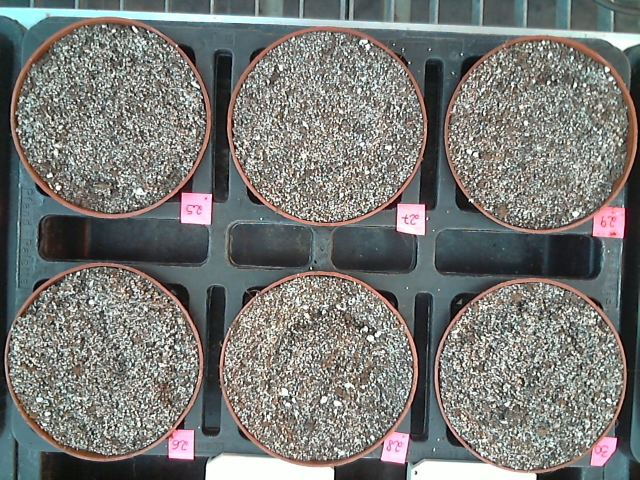
#> input picture data/farmbot_tray/1018.0_69.0_0.0_2024-02-15T11.jpeg, 1280 x 960 px (shown at 1/2 size); its folder holds only this picture in this run
$ jupyter execute GenRandomWateringPoints_cv2_only.ipynb
#> lines starting #> are read from the running program, lines starting #| are printed output that depends on the picture; after the words box and inside, x2 and y2 are one past the last pixel; in counts of white or black regions, pixels touching at a corner belong together
[cell 1]
import os
import cv2
from matplotlib import pyplot as plt
import numpy as np
import numpy as np
from plantcv import plantcv as pcv
import time
import math
import random

# Define constants
IMAGE_DIR = '../data/farmbot_tray/'
IMAGE_EXT = ('.jpg', '.jpeg', '.png')
IMAGE_WIDTH = 1280 # in pixels
IMAGE_HEIGHT = 960 # in pixels
TRAY_CENTER_X = 0.0 # in mm, this will be updated later
TRAY_CENTER_Y = 0.0 # in mm, this will be updated later
TRAY_CENTER_Z = 0.0 # in mm, this will be updated later
DIA_OF_POT = 60 # in mm
DIA_OF_ROI = 50 # in mm DIAMETER OF REGION OF INTEREST (ROI), should be less than DIA_OF_POT
LENGTH_TRAY_A = 150 # in mm
LENGTH_TRAY_B = 135 # in mm
ROTATION_ANGLE = -2 # in degrees
RATIO_MM2PIX = 3.2 # in pixels per mm
OFF_SET_CAM_X = 0 # in mm
OFF_SET_CAM_Y = 5 # in mm

def rotate(x, y, angle):
    x_new = int(x * np.cos(np.radians(-angle)))
    y_new = int(y * np.sin(np.radians(-angle)))
    return x_new, y_new

def de_ref(x, y, angle, x0, y0):
    a = np.tan(np.radians(angle))*y
    x_new = x0 + int((x-a)*np.cos(np.radians(angle)))
    y_new = y0 - int(y/np.cos(np.radians(angle)) + (x-a)*np.sin(np.radians(angle)))
    return x_new, y_new

def plt_img_show(img):
    plt.figure()
    plt.imshow(cv2.cvtColor(img, cv2.COLOR_BGR2RGB))
    plt.show()

# Get the list of files in the directory
file_list = os.listdir(IMAGE_DIR)

# Filter out non-image files
image_files = [file for file in file_list if file.endswith(IMAGE_EXT)]

# Sort the image files alphabetically
image_files.sort()

# Read the first image file
if image_files:
    first_image_path = os.path.join(IMAGE_DIR, image_files[0])
    first_image = cv2.imread(first_image_path)
#> first_image is the input picture: shape (960, 1280, 3); mean B, G, R 117.8, 121, 120.1
    # Do further processing with the first image
else:
    print("No image files found in the directory.")

# Print the list of image files
print(image_files)
print(first_image_path)

# Update the tray center coordinates
filenameparts = image_files[0].split('_')
TRAY_CENTER_X = float(filenameparts[0])
TRAY_CENTER_Y = float(filenameparts[1])
TRAY_CENTER_Z = float(filenameparts[2])
# check the tray center coordinates, x,y should be positive, z should be 0.0
if TRAY_CENTER_X > 0 and TRAY_CENTER_Y > 0 and TRAY_CENTER_Z == 0.0:
    print("Tray center coordinates are valid.")
    print("Tray center coordinates: ", "x:", TRAY_CENTER_X, "y:", TRAY_CENTER_Y)
else:
    print("Tray center coordinates are not valid.")

# print the first image using matplotlib
plt_img_show(first_image)

[cell 2]
# Copy the first image to a control image
control_image = first_image.copy()

# Calculate the middle point of the image
middle_x = int(IMAGE_WIDTH / 2 + OFF_SET_CAM_X*RATIO_MM2PIX)
middle_y = int(IMAGE_HEIGHT / 2 + OFF_SET_CAM_Y*RATIO_MM2PIX)

# Draw the horizontal and vertical refference lines on the image
    # Calculate the start and end point of the horizental line based on the angle
line_length = int(IMAGE_WIDTH/2) # Adjust the length of the line as needed
start_x_ref = -int(line_length)
start_y_ref = int(0)
end_x_ref = int(line_length)
end_y_ref = int(0)
    # Draw the line on the image
cv2.line(control_image, de_ref(start_x_ref, start_y_ref,ROTATION_ANGLE,middle_x,middle_y),
         de_ref(end_x_ref, end_y_ref,ROTATION_ANGLE,middle_x,middle_y), (0, 255, 0), 2)

    # Calculate the start and end point of the vertical line based on the angle
line_length = int(IMAGE_HEIGHT/2) # Adjust the length of the line as needed
start_x_ref = int(0)
start_y_ref = int(line_length)
end_x_ref = int(0)
end_y_ref = -int(line_length)
    # Draw the line on the image
cv2.line(control_image, de_ref(start_x_ref, start_y_ref,ROTATION_ANGLE,middle_x,middle_y),
         de_ref(end_x_ref, end_y_ref,ROTATION_ANGLE,middle_x,middle_y), (0, 255, 0), 2)


# Calculate the center of the 6 pots
center_of_pots = []
    # caleculate the center of the 1. pot
        #center of the 1. pot on the reference coordinate system
center_x_1_ref = 0 - LENGTH_TRAY_B * RATIO_MM2PIX
center_y_1_ref = (LENGTH_TRAY_A * RATIO_MM2PIX)/2
center_x_1, center_y_1 = de_ref(center_x_1_ref, center_y_1_ref, ROTATION_ANGLE, middle_x, middle_y)
center_of_pots.append((center_x_1, center_y_1))
cv2.circle(img=control_image, center=(center_x_1, center_y_1), radius=int(DIA_OF_POT*RATIO_MM2PIX), color=(0, 0, 255), thickness=2)
cv2.circle(img=control_image, center=(center_x_1, center_y_1), radius=int(DIA_OF_ROI*RATIO_MM2PIX), color=(255, 0, 0), thickness=2)
cv2.putText(control_image, '1', (center_x_1, center_y_1), cv2.FONT_HERSHEY_SIMPLEX, 3, (0, 0, 255), 3, cv2.LINE_AA)
#> control_image: shape (960, 1280, 3); mean B, G, R 117.2, 121.1, 119.6
    # caleculate the center of the 2. pot
        #center of the 2. pot on the reference coordinate system
center_x_2_ref = 0 - LENGTH_TRAY_B * RATIO_MM2PIX
center_y_2_ref = -(LENGTH_TRAY_A * RATIO_MM2PIX)/2
center_x_2, center_y_2 = de_ref(center_x_2_ref, center_y_2_ref, ROTATION_ANGLE, middle_x, middle_y)
center_of_pots.append((center_x_2, center_y_2))
cv2.circle(img=control_image, center=(center_x_2, center_y_2), radius=int(DIA_OF_POT*RATIO_MM2PIX), color=(0, 0, 255), thickness=2)
cv2.circle(img=control_image, center=(center_x_2, center_y_2), radius=int(DIA_OF_ROI*RATIO_MM2PIX), color=(255, 0, 0), thickness=2)
cv2.putText(control_image, '2', (center_x_2, center_y_2), cv2.FONT_HERSHEY_SIMPLEX, 3, (0, 0, 255), 3, cv2.LINE_AA)
    # caleculate the center of the 3. pot
        #center of the 3. pot on the reference coordinate system
center_x_3_ref = 0
center_y_3_ref = (LENGTH_TRAY_A * RATIO_MM2PIX)/2
center_x_3, center_y_3 = de_ref(center_x_3_ref, center_y_3_ref, ROTATION_ANGLE, middle_x, middle_y)
center_of_pots.append((center_x_3, center_y_3))
cv2.circle(img=control_image, center=(center_x_3, center_y_3), radius=int(DIA_OF_POT*RATIO_MM2PIX), color=(0, 0, 255), thickness=2)
cv2.circle(img=control_image, center=(center_x_3, center_y_3), radius=int(DIA_OF_ROI*RATIO_MM2PIX), color=(255, 0, 0), thickness=2)
cv2.putText(control_image, '3', (center_x_3, center_y_3), cv2.FONT_HERSHEY_SIMPLEX, 3, (0, 0, 255), 3, cv2.LINE_AA)
    # caleculate the center of the 4. pot
        #center of the 4. pot on the reference coordinate system
center_x_4_ref = 0
center_y_4_ref = -(LENGTH_TRAY_A * RATIO_MM2PIX)/2
center_x_4, center_y_4 = de_ref(center_x_4_ref, center_y_4_ref, ROTATION_ANGLE, middle_x, middle_y)
center_of_pots.append((center_x_4, center_y_4))
cv2.circle(img=control_image, center=(center_x_4, center_y_4), radius=int(DIA_OF_POT*RATIO_MM2PIX), color=(0, 0, 255), thickness=2)
cv2.circle(img=control_image, center=(center_x_4, center_y_4), radius=int(DIA_OF_ROI*RATIO_MM2PIX), color=(255, 0, 0), thickness=2)
cv2.putText(control_image, '4', (center_x_4, center_y_4), cv2.FONT_HERSHEY_SIMPLEX, 3, (0, 0, 255), 3, cv2.LINE_AA)
    # caleculate the center of the 5. pot
        #center of the 5. pot on the reference coordinate system
center_x_5_ref = 0 + LENGTH_TRAY_B * RATIO_MM2PIX
center_y_5_ref = (LENGTH_TRAY_A * RATIO_MM2PIX)/2
center_x_5, center_y_5 = de_ref(center_x_5_ref, center_y_5_ref, ROTATION_ANGLE, middle_x, middle_y)
center_of_pots.append((center_x_5, center_y_5))
cv2.circle(img=control_image, center=(center_x_5, center_y_5), radius=int(DIA_OF_POT*RATIO_MM2PIX), color=(0, 0, 255), thickness=2)
cv2.circle(img=control_image, center=(center_x_5, center_y_5), radius=int(DIA_OF_ROI*RATIO_MM2PIX), color=(255, 0, 0), thickness=2)
cv2.putText(control_image, '5', (center_x_5, center_y_5), cv2.FONT_HERSHEY_SIMPLEX, 3, (0, 0, 255), 3, cv2.LINE_AA)
    # caleculate the center of the 6. pot
        #center of the 6. pot on the reference coordinate system
center_x_6_ref = 0 + LENGTH_TRAY_B * RATIO_MM2PIX
center_y_6_ref = - (LENGTH_TRAY_A * RATIO_MM2PIX)/2
center_x_6, center_y_6 = de_ref(center_x_6_ref, center_y_6_ref, ROTATION_ANGLE, middle_x, middle_y)
center_of_pots.append((center_x_6, center_y_6))
cv2.circle(img=control_image, center=(center_x_6, center_y_6), radius=int(DIA_OF_POT*RATIO_MM2PIX), color=(0, 0, 255), thickness=2)
cv2.circle(img=control_image, center=(center_x_6, center_y_6), radius=int(DIA_OF_ROI*RATIO_MM2PIX), color=(255, 0, 0), thickness=2)
cv2.putText(control_image, '6', (center_x_6, center_y_6), cv2.FONT_HERSHEY_SIMPLEX, 3, (0, 0, 255), 3, cv2.LINE_AA)

# Display the image with the line
plt_img_show(control_image)

[cell 3]
def pick_roi_area(center_x, center_y, image):
    # Calculate the coordinates of the top-left and bottom-right corners of the ROI
    roi_x1 = int(center_x - DIA_OF_POT * RATIO_MM2PIX)
    roi_y1 = int(center_y - DIA_OF_POT * RATIO_MM2PIX)
    roi_x2 = int(center_x + DIA_OF_POT * RATIO_MM2PIX)
    roi_y2 = int(center_y + DIA_OF_POT * RATIO_MM2PIX)

    # Crop the ROI from the image
    roi = image[roi_y1:roi_y2, roi_x1:roi_x2]

    # Set pixels outside of the ROI circle to black
    mask = np.zeros_like(roi)
    radius = int(DIA_OF_ROI * RATIO_MM2PIX)
    center = (roi.shape[1] // 2, roi.shape[0] // 2)  # Set center as the middle of the ROI
    cv2.circle(mask, center, radius, (255, 255, 255), -1)
    roi = cv2.bitwise_and(roi, mask)

    # Return the ROI
    return roi

# Calculate the area of the ROI for each pot
roi_areas = []
for center_x, center_y in center_of_pots:
    print(center_x, center_y)
    roi_area = pick_roi_area(center_x, center_y, first_image)
    roi_areas.append(roi_area)
#> this loop made 6 passes
#> pass 1, in pick_roi_area, `roi = cv2.bitwise_and(roi, mask)`:
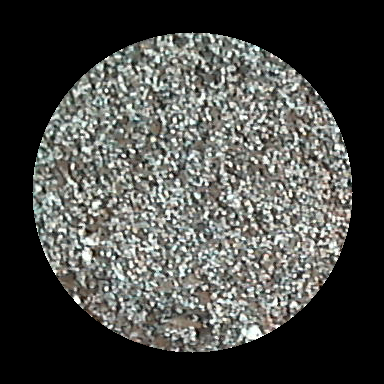
#> roi: shape (384, 384, 3); mean B, G, R 71.3, 74.6, 73.5
#> pass 2, in pick_roi_area (call 2), `roi = cv2.bitwise_and(roi, mask)`:
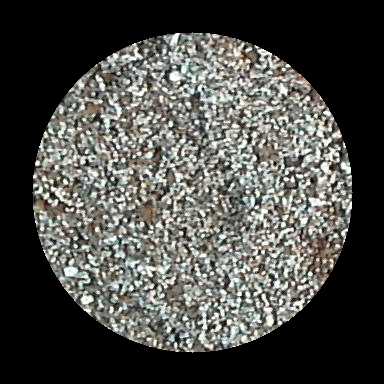
#> roi: shape (384, 384, 3); mean B, G, R 72.5, 76.1, 75.9
#> after the loop, roi_areas = 6 items

# Display the areas of the ROIs using plt_img_show
for img in roi_areas:
    plt_img_show(img)

[cell 4]
#run all the test images at ones

def calculate_watering_points(img):
    pcv.params.debug="none"
    # Define the pot center and radius
    pot_x = int(img.shape[1] / 2)
#> pot_x = 192
    pot_y = int(img.shape[0] / 2)
#> pot_y = 192
    roi_radius = int(DIA_OF_ROI * RATIO_MM2PIX)
    # Set a timer for the execution time
    start_time = time.time()
    print('############################# START #############################')
    print('processing image:')
    # mask in H channel (this is a way to write in opencv, but we will use plantcv for this task)
    img_HSV = cv2.cvtColor(img, cv2.COLOR_BGR2HSV)
#> img_HSV: shape (384, 384, 3); mean H, S, V 22.7, 13, 77.6
    img_H = img_HSV[:, :, 0] #all rows, all columns, first channel (Hue)
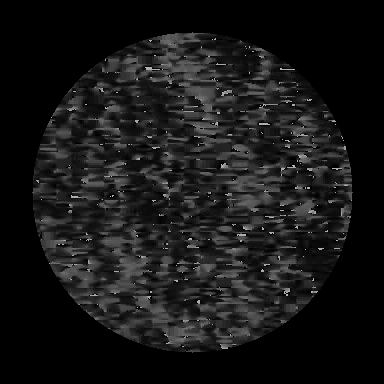
#> img_H: shape (384, 384); min 0, max 179, mean 22.7
    img_H_thresh = cv2.inRange(img_H, 20, 40)
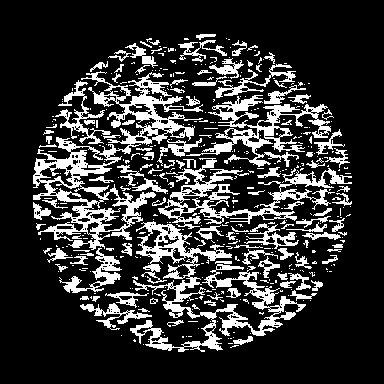
#> img_H_thresh: shape (384, 384); 20.3% white; 454 white regions (342 under 20 px), largest, box (x1, y1, x2, y2) and area: (33, 71, 203, 250) 6752, (130, 221, 306, 352) 5274, (158, 158, 352, 229) 3281
    # mask in A channel
    img_LAB = cv2.cvtColor(img, cv2.COLOR_BGR2LAB)
#> img_LAB: shape (384, 384, 3); mean of channels 0, 1, 2 79.3, 127.3, 130
    img_A = img_LAB[:, :, 1] #all rows, all columns, second channel (A)
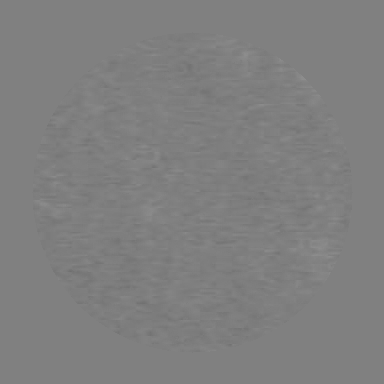
#> img_A: shape (384, 384); min 111, max 142, mean 127.3
    img_A_hist_EQU = cv2.equalizeHist(img_A)
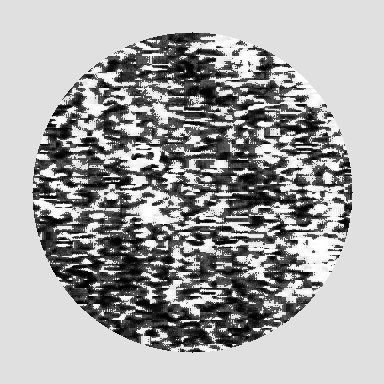
#> img_A_hist_EQU: shape (384, 384); min 0, max 255, mean 166.2
    _, img_A_thresh = cv2.threshold(img_A_hist_EQU, 31, 255, cv2.THRESH_BINARY)
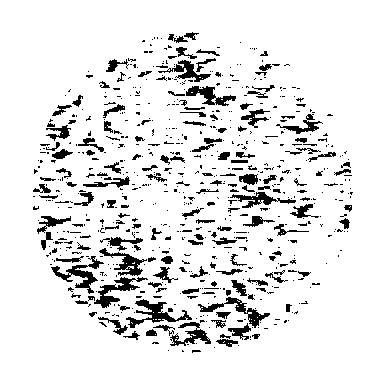
#> img_A_thresh: shape (384, 384); 89.9% white; 687 black regions (524 under 20 px), largest, box (x1, y1, x2, y2) and area: (126, 299, 192, 328) 582, (51, 256, 104, 294) 549, (94, 277, 148, 308) 502
    img_A_thresh = cv2.bitwise_not(img_A_thresh)
    # mask in V channel
    img_V = cv2.cvtColor(img, cv2.COLOR_BGR2HSV)[:, :, 2]
    _, img_V_thresh_up = cv2.threshold(img_V, 250, 255, cv2.THRESH_BINARY_INV)
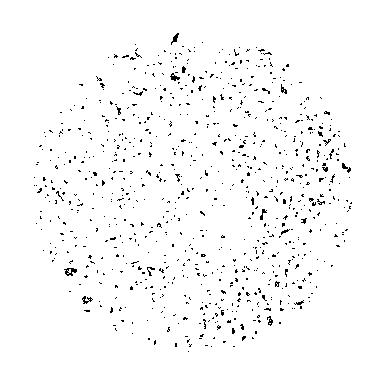
#> img_V_thresh_up: shape (384, 384); 97.5% white; black in thin lines or dots, all inside (x1, y1, x2, y2) = (34, 33, 352, 352)
    _, img_V_thresh_down = cv2.threshold(img_V, 50, 255, cv2.THRESH_BINARY)
#> img_V_thresh_down: shape (384, 384); 52.1% white; 808 black regions (787 under 20 px), largest, box (x1, y1, x2, y2) and area: (0, 0, 384, 384) 67179, (91, 113, 103, 124) 44, (175, 333, 180, 345) 37
    img_V_thresh = cv2.bitwise_and(img_V_thresh_up, img_V_thresh_down)
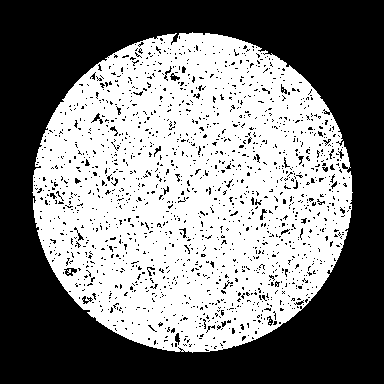
#> img_V_thresh: shape (384, 384); 49.6% white; 6 white regions (5 under 20 px), largest, box (x1, y1, x2, y2) and area: (32, 32, 353, 353) 73189
    # combine H A V masks
    img_H_thresh_erode = cv2.erode(img_H_thresh, kernel=np.ones((5, 5), np.uint8), iterations=1)
#> img_H_thresh_erode: shape (384, 384); 0.9% white in thin lines or dots, all inside (x1, y1, x2, y2) = (35, 45, 339, 348)
    img_A_thresh_erode = cv2.erode(img_A_thresh, kernel=np.ones((5, 5), np.uint8), iterations=1)
#> img_A_thresh_erode: shape (384, 384); 0.38% white in thin lines or dots, all inside (x1, y1, x2, y2) = (43, 50, 347, 339)
    img_thresh = cv2.bitwise_or(img_A_thresh_erode, img_H_thresh_erode)
#> img_thresh: shape (384, 384); 1.3% white in thin lines or dots, all inside (x1, y1, x2, y2) = (35, 45, 347, 348)
    img_thresh = cv2.bitwise_and(img_thresh, img_V_thresh)
    # closing method to the mask
    mask_dilated = cv2.dilate(img_thresh, kernel=np.ones((5, 5), np.uint8), iterations=2)
#> mask_dilated: shape (384, 384); 16% white; 89 white regions, largest, box (x1, y1, x2, y2) and area: (203, 280, 276, 338) 1813, (63, 254, 142, 295) 1786, (149, 224, 186, 280) 1054
    mask_erode = cv2.erode(mask_dilated, kernel=np.ones((5, 5), np.uint8), iterations=3)
#> mask_erode: shape (384, 384); 0.11% white; 12 white regions (10 under 20 px), largest, box (x1, y1, x2, y2) and area: (76, 275, 87, 284) 69, (60, 156, 63, 164) 23
    mask_dilated = cv2.dilate(mask_erode, kernel=np.ones((5, 5), np.uint8), iterations=3)
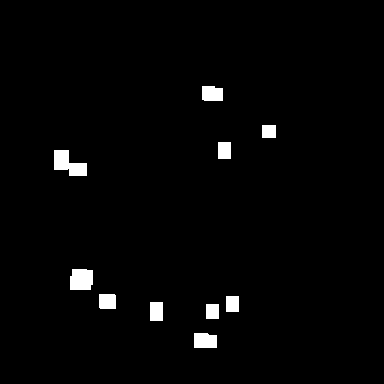
#> mask_dilated: shape (384, 384); 2% white; 10 white regions, largest, box (x1, y1, x2, y2) and area: (54, 150, 87, 176) 533, (70, 269, 93, 290) 453, (194, 333, 217, 348) 328
    mask = mask_dilated

    # labeled the regions on the mask image
    labeled_mask, num_mask = pcv.create_labels(mask=mask)
    #pcv.plot_image(labeled_mask)
    print('{}'.format('\t'),'total', num_mask, 'region(s) found!')

    # just keep the first 10 biggst region on the mask
    count = 0
    region_info={}
    for region_id in range(1,num_mask+1,1):
        mask_region_cnt = cv2.inRange(labeled_mask,region_id,region_id)
        count = cv2.countNonZero(mask_region_cnt)
        region_info[region_id]= (region_id, count)
    list_of_region = list(region_info.values())
    sorted_data = sorted(list_of_region, key=lambda x: x[1], reverse=True)
    sorted_data_cop = sorted_data[:10]

    mask_cop = np.zeros(np.shape(mask),dtype=np.uint8)
    for region_id in sorted_data_cop:
        id = (int)(region_id[0])
        mask_cop+=cv2.inRange(labeled_mask,id,id)

    pcv.plot_image(mask_cop)


    # calculation the center of mass of the region
    # this will locate the plant
    contours, hierarchy = cv2.findContours(mask_cop,cv2.RETR_EXTERNAL,cv2.CHAIN_APPROX_SIMPLE)
# [5 lines of commented-out code are left out]
    mask_RGB=cv2.cvtColor(mask_cop,cv2.COLOR_GRAY2BGR)

    # let us define the watering point.
    num_watering_points = 4*7 # 4 time a day and 7 days a week
    # create watering point
    #angel = 30 # must be 15, 30, 45, 60, 90
    # the previous mask will be enlarged, so that there will be a safty zone, that we will not water the leaves
    mask_with_saftyzone = pcv.dilate(gray_img = mask_cop, ksize = 15, i = 3)
    watering_points_list = []
    count = 0
    while (count<=num_watering_points):
        angel = random.randint(0,360)
        rel_radius = random.random()
        x_watering_point = (int)(math.cos(angel/180*math.pi)*(roi_radius)*rel_radius+pot_x)
        y_watering_point = (int)(math.sin(angel/180*math.pi)*(roi_radius)*rel_radius+pot_y)
        if mask_with_saftyzone[y_watering_point, x_watering_point] != 255:
            watering_points_list.append((x_watering_point, y_watering_point))
            count+=1
        #watering_point_list.append((x_watering_point, y_watering_point))

    # lets draw everything on image
    img_out = img.copy()
    for i in watering_points_list:
        cv2.circle(img_out,i,2,(0,255,0),-1) # -1 means fill the circle
        print('{}'.format('\t'),'prossible watering point:',i)
    cv2.drawContours(img_out, contours, contourIdx=-1, color=(255,0,0), thickness=5)
    plt_img_show(img_out)


    end_time = time.time()
    print('{}'.format('\t'),'Execution time:', round(end_time - start_time, 2), 'seconds')
    print('############################# END #############################')
    print('{}'.format('\n'))
    #endfor
    return watering_points_list

calculate_watering_points(roi_areas[1])
#> (the call stopped at in calculate_watering_points, `labeled_mask, num_mask = pcv.create_labels(mask=mask)`: plantcv is not available in this run)

$ run again, on data/farmbot_tray/2594.0_69.0_0.0_2024-02-15T11.jpeg
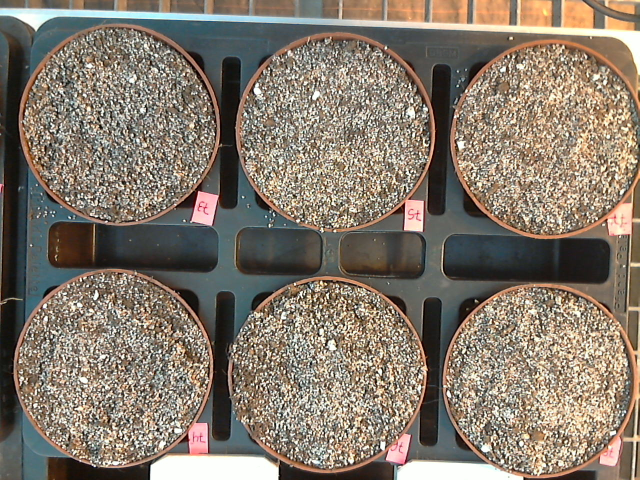
#> input picture data/farmbot_tray/2594.0_69.0_0.0_2024-02-15T11.jpeg, 1280 x 960 px (shown at 1/2 size)
#> first_image is the input picture: shape (960, 1280, 3); mean B, G, R 108.4, 121.6, 132.8
#> `cv2.circle(img=control_image, center=(center_x_6, center_y_6), radius=..`:
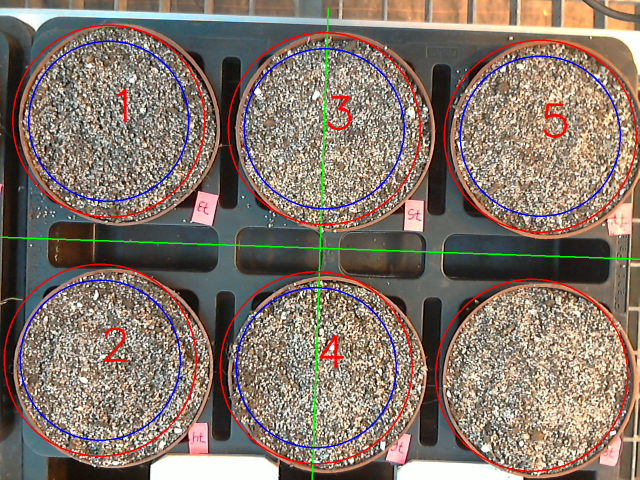
#> control_image: shape (960, 1280, 3) (shown at 1/2 size); mean B, G, R 107.7, 118.5, 133.3
#> after the loop `for center_x, center_y in center_of_pots:`: roi_areas = 6 items
#> the loop `for img in roi_areas:` made 6 passes
